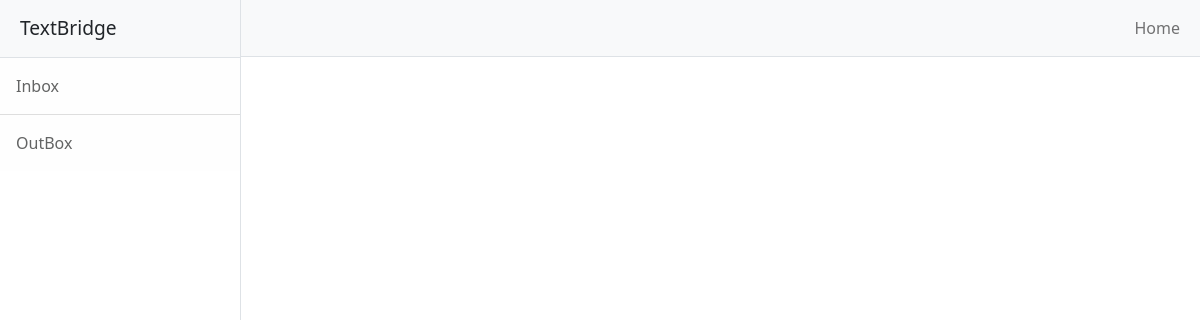
The app's page /outbox (signed in), older data.
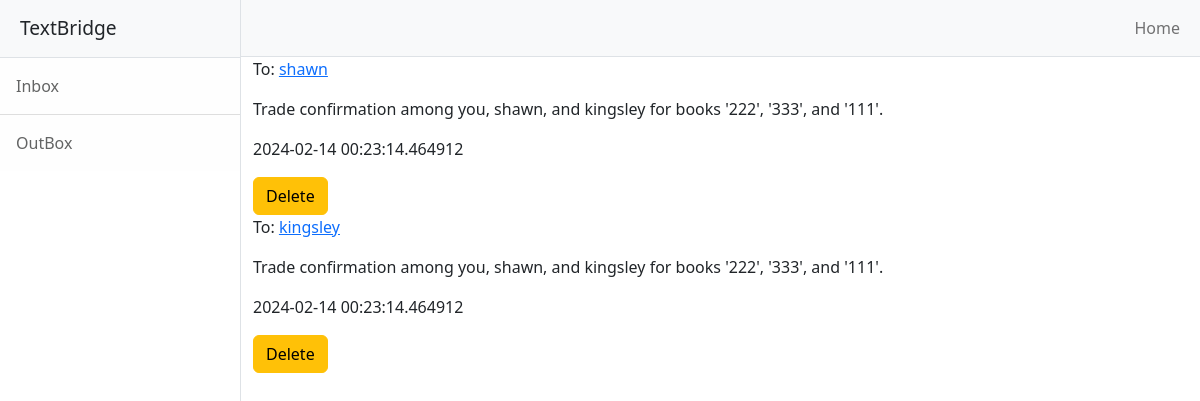
The same page, newer data.
### main.py (models this page shows)
class Message(db.Model):
    __tablename__ = "messages"
    id = db.Column(db.Integer, primary_key=True)
    sender_id = db.Column(db.Integer, db.ForeignKey('users.id'), nullable=False)
    recipient_id = db.Column(db.Integer, db.ForeignKey('users.id'), nullable=False)
    content = db.Column(db.Text, nullable=False)
    timestamp = db.Column(db.DateTime, index=True, default=datetime.utcnow)
    is_read = db.Column(db.Boolean, default=False, nullable=False)
    offer_id = db.Column(db.Integer, nullable=True)

class User(UserMixin, db.Model):
    __tablename__ = "users"
    id = db.Column(db.Integer, primary_key=True)
    email = db.Column(db.String(100), unique=True)
    password = db.Column(db.String(100))
    name = db.Column(db.String(100))
    wishbook = relationship('WishBook')
    ownhbook = relationship('OwnBook')
    sent_messages = db.relationship('Message', foreign_keys='Message.sender_id', backref='sender', lazy='dynamic')
    received_messages = db.relationship('Message', foreign_keys='Message.recipient_id', backref='recipient', lazy='dynamic')

### main.py (the view)
@app.route('/outbox')
@login_required
def outbox():
    sent_messages = db.session.query(
        Message.id,
        Message.content,
        User.name.label('recipient_name'),
        Message.recipient_id,
        Message.timestamp
    ).join(User, User.id == Message.recipient_id).filter(Message.sender_id == current_user.id).all()
    return render_template('outbox.html', messages=sent_messages)

### main.py (called while the page is built)
@login_manager.user_loader
def load_user(user_id):
    return db.get_or_404(User, user_id)

### templates/outbox.html (shortened to what this page needs)
<!DOCTYPE html>
<html lang="en">
    <head>
        <link href="../static/css/styles4.css" rel="stylesheet" />
    </head>
    <body>
        <div class="d-flex" id="wrapper">
            <div class="border-end bg-white" id="sidebar-wrapper">
                <div class="sidebar-heading border-bottom bg-light">TextBridge</div>
                <div class="list-group list-group-flush">
                    <a class="list-group-item list-group-item-action list-group-item-light p-3" href="{{ url_for('inbox')}}">Inbox</a>
                    <a class="list-group-item list-group-item-action list-group-item-light p-3" href="{{ url_for('outbox')}}">OutBox</a>
                </div>
            </div>
            <div id="page-content-wrapper">
                <nav class="navbar navbar-expand-lg navbar-light bg-light border-bottom">
                    <div class="container-fluid">
                        <div class="collapse navbar-collapse" id="navbarSupportedContent">
                            <ul class="navbar-nav ms-auto mt-2 mt-lg-0">
                                <li class="nav-item active"><a class="nav-link" href="{{ url_for('ownlist') }}">Home</a></li>
                            </ul>
                        </div>
                    </div>
                </nav>
                {% for message in messages %}
                <div class="container-fluid">
                    <p>To: <a href="{{ url_for('send_message', recipient_id=message.recipient_id) }}">{{ message.recipient_name }}</a></p>
                    <p>
                        {{ message.content }}
                    </p>
                    <p>
                        {{ message.timestamp }}
                    </p>
                    <form action="{{ url_for('delete_message', message_id=message.id) }}" method="post">
                        <button type="submit" class="btn btn-warning">Delete</button>
                </div>
                {% endfor %}
            </div>
        </div>
    </body>
</html>

Row changes from the older to the newer data that the page shows:
added Message: recipient_name "shawn", content "Trade confirmation among you, shawn, and kingsley for books '222', '333', and '111'.", timestamp "2024-02-14 00:23:14.464912"
added Message: recipient_name "kingsley", content "Trade confirmation among you, shawn, and kingsley for books '222', '333', and '111'.", timestamp "2024-02-14 00:23:14.464912"
